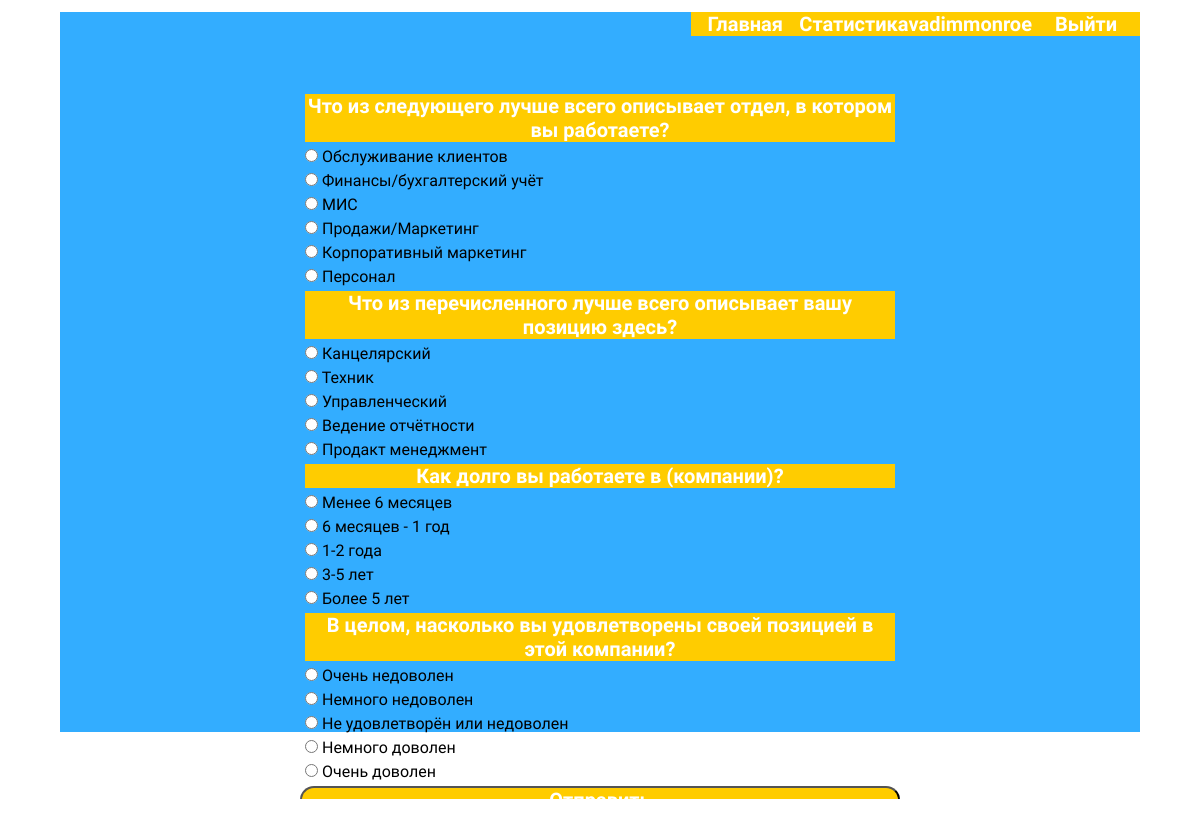
/test_detail/1 (signed in), run on the app's committed database.
### tests_app/models.py (models this page shows, shortened)
class TestsQuestions(models.Model):
    test_name = models.ForeignKey(TestsNames, on_delete=models.CASCADE)
    question = models.CharField('Вопрос', max_length=1000)
    right_answer = models.CharField('Правильный ответ', max_length=500)
    class Meta:
        verbose_name = 'Вопрос'
        verbose_name_plural = 'Вопросы'
        db_table = 'TestQuestions'

class TestsAnswers(models.Model):
    test_name = models.ForeignKey(TestsQuestions, on_delete=models.CASCADE)
    answer = models.CharField('Ответ', max_length=1000)
    bonus = models.IntegerField('Цена начисления за правильный ответ')
    def __str__(self):
        return self.answer
    class Meta:
        verbose_name = 'Ответ'
        verbose_name_plural = 'Ответы'
        db_table = 'TestAnswers'

### tests_app/views.py (the view, shortened to what this page needs)
# urls.py: path('test_detail/<int:pk>', views.TestDetail.as_view(), name='test_detail'),
class TestDetail(DetailView):
    def get(self, request, pk=None):
        questions = TestsQuestions.objects.all()
        answers = TestsAnswers.objects.all()
        context = {'pk': pk, 'test_questions': questions, 'answers': answers}
        return render(request, 'tests_app/test_detail.html', context)

### tests_app/models.py (called while the page is built)
    def __str__(self):
        return self.test_name

### tests_app/templates/tests_app/test_detail.html (shortened to what this page needs)
{% extends 'tests_app/base.html' %}
{% block content %}
<ul class="status_list">
    <form id="question-form" method="POST">{% csrf_token %}
        {% for question in test_questions %}
        {% if question.test_name.id == pk %}
        <li class="test">{{ question.question }}</li>
        {% for answer in answers %}
        {% if answer.test_name.id == question.id %}
        <li class="test-answer">
            <input type="radio" name="{{ question.id }}"
                   value="{{ answer.bonus }}|{{ question.test_name }}|{{ user.id }}">
            {{ answer }}
        </li>
        {% endif %}
        {% endfor %}
        {% endif %}
        {% endfor %}
    </form>
    <button class="form-button" id="submit-button">Отправить</button>
</ul>
{% endblock %}

### tests_app/templates/tests_app/base.html (shortened to what this page needs)
<!DOCTYPE html>
{% load static %}
<html>
<head>
    <link rel="stylesheet" href="{% static 'tests_app/style.css' %}">
</head>
<body>
<div class="container">
    <div class="header">
        <ul id="header-menu">
            <li class="header-menu-point"><a href="{% url 'home' %}">Главная</a></li>
            <li class="header-menu-point"><a href="{% url 'status' %}">Статистика</a></li>
            {% if request.user.is_authenticated %}
            <li class="header-menu-point"><a href="{% url 'login_detail' user.id %}">{{ user.username }}</a></li>
            <li class="header-menu-point"><a href="{% url 'logout' %}">Выйти</a></li>
            {% else %}
            <li class="header-menu-point"><a href="{% url 'register' %}">Регистрация</a></li>
            <li class="header-menu-point"><a href="{% url 'login' %}">Войти</a></li>
            {% endif %}
        </ul>
    </div>
    {% block content %} {% endblock %}
</div>
</body>
</html>

### tests_app/static/tests_app/style.css (style rules this page uses)
:root { --main-yellow-color: #ffcc00; --main-orange-color: #feab3a; --main-light-blue-color: #33ADFF; }
* { margin: 0; padding: 0; box-sizing: border-box; font-family: 'Open Sans Condensed', sans-serif; }
html, body { width: 100%; height: 100%; }
.container { width: 90%; height: 90%; margin: 1% auto 1% auto; background-color: var(--main-light-blue-color); }
.header ul { list-style-type: none; display: flex; justify-content: flex-end; }
.header li { font-weight: bold; font-size: 20px; color: red; flex-basis: 10%; text-align: center; background-color: var(--main-yellow-color); animation: shake2 1s; animation-iteration-count: infinite; }
a { display: block; width: 100%; height: 100%; font-weight: bold; font-size: 20px; text-decoration: none; color: white; }
.form-button { width: 100%; height: 40px; font-size: 20px; font-weight: bold; border-radius: 30px; color: white; background-color: var(--main-yellow-color); }
.status_list { height:80%; width: 50%; position: absolute; top: 50%; left: 50%; margin-right: -50%; transform: translate(-50%, -50%); list-style-type: none; display: flex; flex-direction: column; overflow: auto; }
.test { margin: 5px; font-weight: bold; font-size: 20px; text-align: center; background-color: var(--main-yellow-color); color:white; }
.test-answer { margin: 5px; text-align: left; }

### data on the page
TestsQuestions: question "Что из следующего лучше всего описывает отдел, в котором вы работаете?"
TestsAnswers: answer "Обслуживание клиентов"
TestsAnswers: answer "Финансы/бухгалтерский учёт"
TestsAnswers: answer "МИС"
TestsAnswers: answer "Продажи/Маркетинг"
TestsAnswers: answer "Корпоративный маркетинг"
TestsAnswers: answer "Персонал"
TestsQuestions: question "Что из перечисленного лучше всего описывает вашу позицию здесь?"
TestsAnswers: answer "Канцелярский"
TestsAnswers: answer "Техник"
TestsAnswers: answer "Управленческий"
TestsAnswers: answer "Ведение отчётности"
TestsAnswers: answer "Продакт менеджмент"
TestsQuestions: question "Как долго вы работаете в (компании)?"
TestsAnswers: answer "Менее 6 месяцев"
TestsAnswers: answer "6 месяцев - 1 год"
TestsAnswers: answer "1-2 года"
TestsAnswers: answer "3-5 лет"
TestsAnswers: answer "Более 5 лет"
TestsQuestions: question "В целом, насколько вы удовлетворены своей позицией в этой компании?"
TestsAnswers: answer "Очень недоволен"
TestsAnswers: answer "Немного недоволен"
TestsAnswers: answer "Не удовлетворён или недоволен"
TestsAnswers: answer "Немного доволен"
TestsAnswers: answer "Очень доволен"

### other printed values
{{ user.username }} "vadimmonroe"
